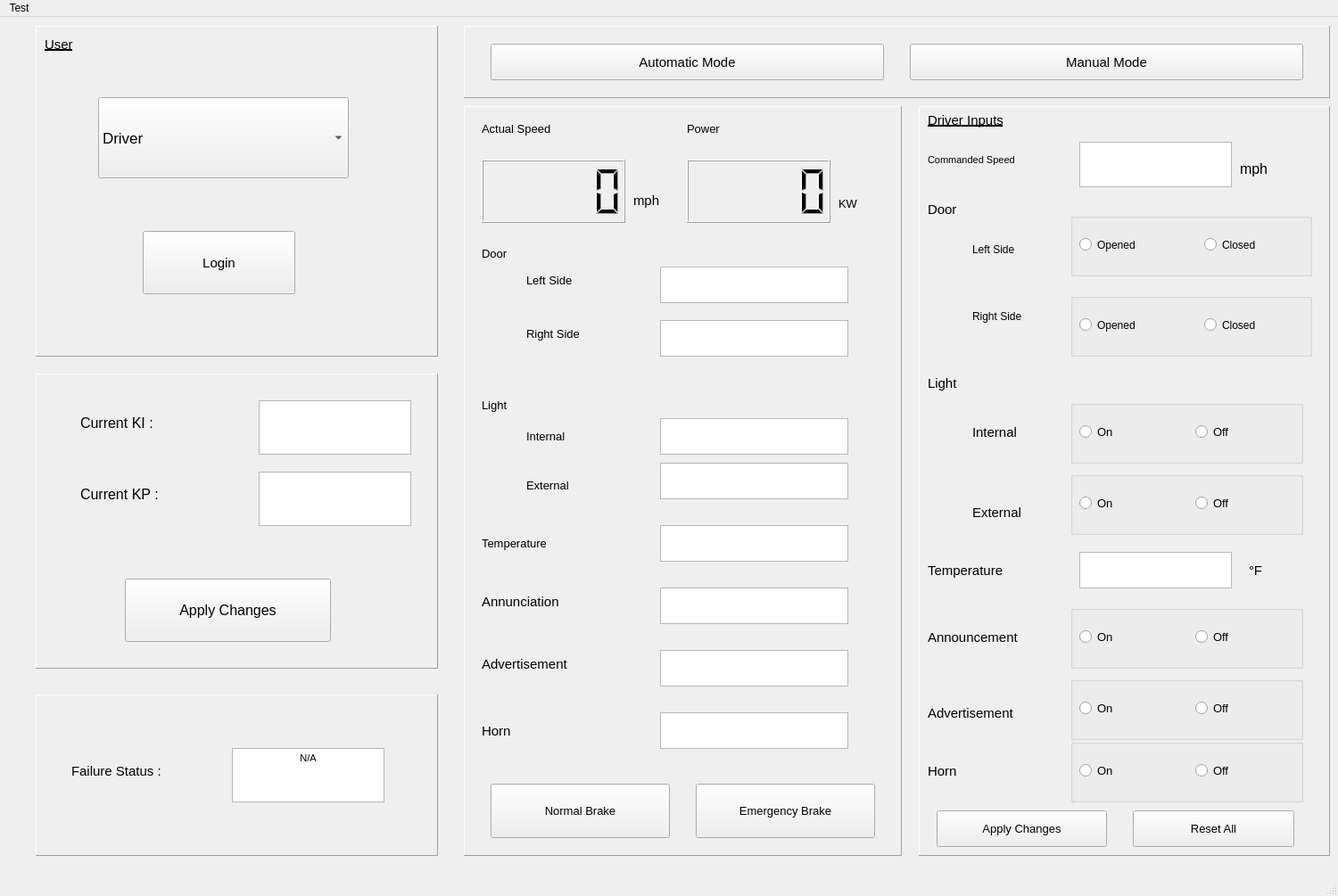
<?xml version="1.0" encoding="UTF-8"?>
<ui version="4.0">
 <class>MainWindow</class>
 <widget class="QMainWindow" name="MainWindow">
  <property name="geometry">
   <rect>
    <x>0</x>
    <y>0</y>
    <width>1500</width>
    <height>1005</height>
   </rect>
  </property>
  <property name="sizePolicy">
   <sizepolicy hsizetype="Preferred" vsizetype="Preferred">
    <horstretch>0</horstretch>
    <verstretch>0</verstretch>
   </sizepolicy>
  </property>
  <property name="windowTitle">
   <string>Train Controller</string>
  </property>
  <property name="locale">
   <locale language="English" country="UnitedStates"/>
  </property>
  <widget class="QWidget" name="centralwidget">
   <widget class="QFrame" name="train_frame">
    <property name="geometry">
     <rect>
      <x>520</x>
      <y>100</y>
      <width>491</width>
      <height>841</height>
     </rect>
    </property>
    <property name="font">
     <font>
      <weight>50</weight>
      <bold>false</bold>
     </font>
    </property>
    <property name="frameShape">
     <enum>QFrame::Panel</enum>
    </property>
    <property name="frameShadow">
     <enum>QFrame::Raised</enum>
    </property>
    <widget class="QLabel" name="FarenheitSymbol">
     <property name="geometry">
      <rect>
       <x>1060</x>
       <y>600</y>
       <width>61</width>
       <height>61</height>
      </rect>
     </property>
     <property name="font">
      <font>
       <pointsize>10</pointsize>
      </font>
     </property>
     <property name="text">
      <string>°F</string>
     </property>
    </widget>
    <widget class="QLCDNumber" name="train_speed">
     <property name="geometry">
      <rect>
       <x>20</x>
       <y>60</y>
       <width>161</width>
       <height>71</height>
      </rect>
     </property>
     <property name="font">
      <font>
       <pointsize>11</pointsize>
      </font>
     </property>
    </widget>
    <widget class="QLabel" name="CurrentSpeedLabel">
     <property name="geometry">
      <rect>
       <x>20</x>
       <y>-10</y>
       <width>201</width>
       <height>71</height>
      </rect>
     </property>
     <property name="font">
      <font>
       <pointsize>10</pointsize>
      </font>
     </property>
     <property name="text">
      <string>Actual Speed</string>
     </property>
    </widget>
    <widget class="QLabel" name="DoorLabel">
     <property name="geometry">
      <rect>
       <x>20</x>
       <y>140</y>
       <width>161</width>
       <height>51</height>
      </rect>
     </property>
     <property name="font">
      <font>
       <pointsize>10</pointsize>
      </font>
     </property>
     <property name="text">
      <string>Door</string>
     </property>
    </widget>
    <widget class="QLabel" name="DoorLeftLabel">
     <property name="geometry">
      <rect>
       <x>70</x>
       <y>170</y>
       <width>201</width>
       <height>51</height>
      </rect>
     </property>
     <property name="font">
      <font>
       <pointsize>10</pointsize>
      </font>
     </property>
     <property name="text">
      <string>Left Side</string>
     </property>
    </widget>
    <widget class="QLabel" name="DoorRightLabel">
     <property name="geometry">
      <rect>
       <x>70</x>
       <y>230</y>
       <width>221</width>
       <height>51</height>
      </rect>
     </property>
     <property name="font">
      <font>
       <pointsize>10</pointsize>
      </font>
     </property>
     <property name="text">
      <string>Right Side</string>
     </property>
    </widget>
    <widget class="QTextBrowser" name="train_left">
     <property name="geometry">
      <rect>
       <x>220</x>
       <y>180</y>
       <width>211</width>
       <height>41</height>
      </rect>
     </property>
     <property name="font">
      <font>
       <pointsize>11</pointsize>
      </font>
     </property>
    </widget>
    <widget class="QTextBrowser" name="train_right">
     <property name="geometry">
      <rect>
       <x>220</x>
       <y>240</y>
       <width>211</width>
       <height>41</height>
      </rect>
     </property>
     <property name="font">
      <font>
       <pointsize>11</pointsize>
      </font>
     </property>
    </widget>
    <widget class="QLabel" name="LightLabel">
     <property name="geometry">
      <rect>
       <x>20</x>
       <y>310</y>
       <width>171</width>
       <height>51</height>
      </rect>
     </property>
     <property name="font">
      <font>
       <pointsize>10</pointsize>
      </font>
     </property>
     <property name="text">
      <string>Light</string>
     </property>
    </widget>
    <widget class="QLabel" name="LightInternalLabel">
     <property name="geometry">
      <rect>
       <x>70</x>
       <y>340</y>
       <width>271</width>
       <height>61</height>
      </rect>
     </property>
     <property name="font">
      <font>
       <pointsize>10</pointsize>
      </font>
     </property>
     <property name="text">
      <string>Internal</string>
     </property>
    </widget>
    <widget class="QTextBrowser" name="train_internal">
     <property name="geometry">
      <rect>
       <x>220</x>
       <y>350</y>
       <width>211</width>
       <height>41</height>
      </rect>
     </property>
     <property name="font">
      <font>
       <pointsize>11</pointsize>
      </font>
     </property>
    </widget>
    <widget class="QTextBrowser" name="train_external">
     <property name="geometry">
      <rect>
       <x>220</x>
       <y>400</y>
       <width>211</width>
       <height>41</height>
      </rect>
     </property>
     <property name="font">
      <font>
       <pointsize>11</pointsize>
      </font>
     </property>
    </widget>
    <widget class="QLabel" name="LightExternalLabel">
     <property name="geometry">
      <rect>
       <x>70</x>
       <y>390</y>
       <width>331</width>
       <height>71</height>
      </rect>
     </property>
     <property name="font">
      <font>
       <pointsize>10</pointsize>
      </font>
     </property>
     <property name="text">
      <string>External</string>
     </property>
    </widget>
    <widget class="QLabel" name="TemperatureLabel">
     <property name="geometry">
      <rect>
       <x>20</x>
       <y>450</y>
       <width>421</width>
       <height>81</height>
      </rect>
     </property>
     <property name="font">
      <font>
       <pointsize>10</pointsize>
      </font>
     </property>
     <property name="text">
      <string>Temperature</string>
     </property>
    </widget>
    <widget class="QTextBrowser" name="train_temp">
     <property name="geometry">
      <rect>
       <x>220</x>
       <y>470</y>
       <width>211</width>
       <height>41</height>
      </rect>
     </property>
     <property name="font">
      <font>
       <pointsize>11</pointsize>
      </font>
     </property>
    </widget>
    <widget class="QLabel" name="AnnunciationLabel">
     <property name="geometry">
      <rect>
       <x>20</x>
       <y>510</y>
       <width>471</width>
       <height>91</height>
      </rect>
     </property>
     <property name="font">
      <font>
       <pointsize>11</pointsize>
      </font>
     </property>
     <property name="text">
      <string>Annunciation</string>
     </property>
    </widget>
    <widget class="QTextBrowser" name="train_annun">
     <property name="geometry">
      <rect>
       <x>220</x>
       <y>540</y>
       <width>211</width>
       <height>41</height>
      </rect>
     </property>
     <property name="font">
      <font>
       <pointsize>11</pointsize>
      </font>
     </property>
    </widget>
    <widget class="QLabel" name="AdvertisementLabel">
     <property name="geometry">
      <rect>
       <x>20</x>
       <y>580</y>
       <width>351</width>
       <height>91</height>
      </rect>
     </property>
     <property name="font">
      <font>
       <pointsize>11</pointsize>
      </font>
     </property>
     <property name="text">
      <string>Advertisement</string>
     </property>
    </widget>
    <widget class="QTextBrowser" name="train_ad">
     <property name="geometry">
      <rect>
       <x>220</x>
       <y>610</y>
       <width>211</width>
       <height>41</height>
      </rect>
     </property>
     <property name="font">
      <font>
       <pointsize>11</pointsize>
      </font>
     </property>
    </widget>
    <widget class="QLabel" name="mph_label">
     <property name="geometry">
      <rect>
       <x>190</x>
       <y>80</y>
       <width>141</width>
       <height>51</height>
      </rect>
     </property>
     <property name="font">
      <font>
       <pointsize>11</pointsize>
      </font>
     </property>
     <property name="text">
      <string>mph</string>
     </property>
    </widget>
    <widget class="QLabel" name="horn_label">
     <property name="geometry">
      <rect>
       <x>20</x>
       <y>660</y>
       <width>381</width>
       <height>81</height>
      </rect>
     </property>
     <property name="font">
      <font>
       <pointsize>11</pointsize>
      </font>
     </property>
     <property name="text">
      <string>Horn</string>
     </property>
    </widget>
    <widget class="QTextBrowser" name="train_horn">
     <property name="geometry">
      <rect>
       <x>220</x>
       <y>680</y>
       <width>211</width>
       <height>41</height>
      </rect>
     </property>
     <property name="font">
      <font>
       <pointsize>11</pointsize>
      </font>
     </property>
    </widget>
    <widget class="QPushButton" name="normal_brake">
     <property name="geometry">
      <rect>
       <x>30</x>
       <y>760</y>
       <width>201</width>
       <height>61</height>
      </rect>
     </property>
     <property name="font">
      <font>
       <pointsize>10</pointsize>
      </font>
     </property>
     <property name="text">
      <string>Normal Brake</string>
     </property>
    </widget>
    <widget class="QPushButton" name="emergency_brake">
     <property name="geometry">
      <rect>
       <x>260</x>
       <y>760</y>
       <width>201</width>
       <height>61</height>
      </rect>
     </property>
     <property name="font">
      <font>
       <pointsize>10</pointsize>
      </font>
     </property>
     <property name="text">
      <string>Emergency Brake</string>
     </property>
    </widget>
    <widget class="QLabel" name="label_2">
     <property name="geometry">
      <rect>
       <x>250</x>
       <y>0</y>
       <width>191</width>
       <height>51</height>
      </rect>
     </property>
     <property name="font">
      <font>
       <pointsize>10</pointsize>
      </font>
     </property>
     <property name="text">
      <string>Power</string>
     </property>
    </widget>
    <widget class="QLCDNumber" name="train_power">
     <property name="geometry">
      <rect>
       <x>250</x>
       <y>60</y>
       <width>161</width>
       <height>71</height>
      </rect>
     </property>
     <property name="font">
      <font>
       <pointsize>11</pointsize>
      </font>
     </property>
    </widget>
    <widget class="QLabel" name="label_4">
     <property name="geometry">
      <rect>
       <x>420</x>
       <y>89</y>
       <width>61</width>
       <height>41</height>
      </rect>
     </property>
     <property name="font">
      <font>
       <pointsize>10</pointsize>
      </font>
     </property>
     <property name="text">
      <string>KW</string>
     </property>
    </widget>
   </widget>
   <widget class="QFrame" name="driver_frame">
    <property name="geometry">
     <rect>
      <x>1030</x>
      <y>100</y>
      <width>461</width>
      <height>841</height>
     </rect>
    </property>
    <property name="frameShape">
     <enum>QFrame::Panel</enum>
    </property>
    <property name="frameShadow">
     <enum>QFrame::Raised</enum>
    </property>
    <widget class="QTextEdit" name="cs_box">
     <property name="geometry">
      <rect>
       <x>180</x>
       <y>40</y>
       <width>171</width>
       <height>51</height>
      </rect>
     </property>
     <property name="sizePolicy">
      <sizepolicy hsizetype="Preferred" vsizetype="Preferred">
       <horstretch>0</horstretch>
       <verstretch>0</verstretch>
      </sizepolicy>
     </property>
     <property name="font">
      <font>
       <pointsize>11</pointsize>
      </font>
     </property>
     <property name="html">
      <string>&lt;!DOCTYPE HTML PUBLIC &quot;-//W3C//DTD HTML 4.0//EN&quot; &quot;http://www.w3.org/TR/REC-html40/strict.dtd&quot;&gt;
&lt;html&gt;&lt;head&gt;&lt;meta name=&quot;qrichtext&quot; content=&quot;1&quot; /&gt;&lt;style type=&quot;text/css&quot;&gt;
p, li { white-space: pre-wrap; }
&lt;/style&gt;&lt;/head&gt;&lt;body style=&quot; font-family:'MS Shell Dlg 2'; font-size:11pt; font-weight:400; font-style:normal;&quot;&gt;
&lt;p style=&quot;-qt-paragraph-type:empty; margin-top:0px; margin-bottom:0px; margin-left:0px; margin-right:0px; -qt-block-indent:0; text-indent:0px; font-size:8.1pt;&quot;&gt;&lt;br /&gt;&lt;/p&gt;&lt;/body&gt;&lt;/html&gt;</string>
     </property>
    </widget>
    <widget class="QLabel" name="CSLabel">
     <property name="geometry">
      <rect>
       <x>10</x>
       <y>20</y>
       <width>131</width>
       <height>81</height>
      </rect>
     </property>
     <property name="font">
      <font>
       <pointsize>8</pointsize>
      </font>
     </property>
     <property name="text">
      <string>Commanded Speed</string>
     </property>
    </widget>
    <widget class="QLabel" name="DoorLabel_2">
     <property name="geometry">
      <rect>
       <x>10</x>
       <y>80</y>
       <width>281</width>
       <height>71</height>
      </rect>
     </property>
     <property name="font">
      <font>
       <pointsize>11</pointsize>
      </font>
     </property>
     <property name="text">
      <string>Door</string>
     </property>
    </widget>
    <widget class="QLabel" name="DoorLeftLabel_2">
     <property name="geometry">
      <rect>
       <x>60</x>
       <y>130</y>
       <width>231</width>
       <height>61</height>
      </rect>
     </property>
     <property name="font">
      <font>
       <pointsize>9</pointsize>
      </font>
     </property>
     <property name="text">
      <string>Left Side</string>
     </property>
    </widget>
    <widget class="QLabel" name="DoorRightLabel_2">
     <property name="geometry">
      <rect>
       <x>60</x>
       <y>200</y>
       <width>261</width>
       <height>71</height>
      </rect>
     </property>
     <property name="font">
      <font>
       <pointsize>9</pointsize>
      </font>
     </property>
     <property name="text">
      <string>Right Side</string>
     </property>
    </widget>
    <widget class="QGroupBox" name="LeftDoorGroupBox">
     <property name="geometry">
      <rect>
       <x>170</x>
       <y>120</y>
       <width>271</width>
       <height>71</height>
      </rect>
     </property>
     <property name="font">
      <font>
       <pointsize>11</pointsize>
      </font>
     </property>
     <property name="title">
      <string/>
     </property>
     <property name="flat">
      <bool>false</bool>
     </property>
     <property name="checkable">
      <bool>false</bool>
     </property>
     <widget class="QRadioButton" name="left_on">
      <property name="geometry">
       <rect>
        <x>10</x>
        <y>10</y>
        <width>131</width>
        <height>51</height>
       </rect>
      </property>
      <property name="sizePolicy">
       <sizepolicy hsizetype="Preferred" vsizetype="Fixed">
        <horstretch>0</horstretch>
        <verstretch>0</verstretch>
       </sizepolicy>
      </property>
      <property name="font">
       <font>
        <pointsize>9</pointsize>
       </font>
      </property>
      <property name="text">
       <string>Opened</string>
      </property>
     </widget>
     <widget class="QRadioButton" name="left_off">
      <property name="geometry">
       <rect>
        <x>150</x>
        <y>10</y>
        <width>111</width>
        <height>51</height>
       </rect>
      </property>
      <property name="sizePolicy">
       <sizepolicy hsizetype="Preferred" vsizetype="Preferred">
        <horstretch>0</horstretch>
        <verstretch>0</verstretch>
       </sizepolicy>
      </property>
      <property name="font">
       <font>
        <pointsize>9</pointsize>
       </font>
      </property>
      <property name="text">
       <string>Closed</string>
      </property>
     </widget>
    </widget>
    <widget class="QGroupBox" name="RightDoorGroupBox">
     <property name="geometry">
      <rect>
       <x>170</x>
       <y>210</y>
       <width>271</width>
       <height>71</height>
      </rect>
     </property>
     <property name="font">
      <font>
       <pointsize>11</pointsize>
      </font>
     </property>
     <property name="title">
      <string/>
     </property>
     <widget class="QRadioButton" name="right_on">
      <property name="geometry">
       <rect>
        <x>10</x>
        <y>10</y>
        <width>131</width>
        <height>51</height>
       </rect>
      </property>
      <property name="sizePolicy">
       <sizepolicy hsizetype="Preferred" vsizetype="Preferred">
        <horstretch>0</horstretch>
        <verstretch>0</verstretch>
       </sizepolicy>
      </property>
      <property name="font">
       <font>
        <pointsize>9</pointsize>
       </font>
      </property>
      <property name="text">
       <string>Opened</string>
      </property>
     </widget>
     <widget class="QRadioButton" name="right_off">
      <property name="geometry">
       <rect>
        <x>150</x>
        <y>10</y>
        <width>111</width>
        <height>51</height>
       </rect>
      </property>
      <property name="sizePolicy">
       <sizepolicy hsizetype="Preferred" vsizetype="Preferred">
        <horstretch>0</horstretch>
        <verstretch>0</verstretch>
       </sizepolicy>
      </property>
      <property name="font">
       <font>
        <pointsize>9</pointsize>
       </font>
      </property>
      <property name="text">
       <string>Closed</string>
      </property>
     </widget>
    </widget>
    <widget class="QLabel" name="LightLabel_2">
     <property name="geometry">
      <rect>
       <x>10</x>
       <y>280</y>
       <width>251</width>
       <height>61</height>
      </rect>
     </property>
     <property name="sizePolicy">
      <sizepolicy hsizetype="Preferred" vsizetype="Preferred">
       <horstretch>0</horstretch>
       <verstretch>0</verstretch>
      </sizepolicy>
     </property>
     <property name="font">
      <font>
       <pointsize>11</pointsize>
      </font>
     </property>
     <property name="locale">
      <locale language="English" country="UnitedStates"/>
     </property>
     <property name="text">
      <string>Light</string>
     </property>
    </widget>
    <widget class="QLabel" name="LightInternalLabel_2">
     <property name="geometry">
      <rect>
       <x>60</x>
       <y>330</y>
       <width>291</width>
       <height>71</height>
      </rect>
     </property>
     <property name="font">
      <font>
       <pointsize>11</pointsize>
      </font>
     </property>
     <property name="text">
      <string>Internal</string>
     </property>
    </widget>
    <widget class="QLabel" name="LightExternalLabel_2">
     <property name="geometry">
      <rect>
       <x>60</x>
       <y>410</y>
       <width>281</width>
       <height>91</height>
      </rect>
     </property>
     <property name="font">
      <font>
       <pointsize>11</pointsize>
      </font>
     </property>
     <property name="text">
      <string>External</string>
     </property>
    </widget>
    <widget class="QGroupBox" name="InternalLightGroupBox">
     <property name="geometry">
      <rect>
       <x>170</x>
       <y>330</y>
       <width>261</width>
       <height>71</height>
      </rect>
     </property>
     <property name="font">
      <font>
       <pointsize>11</pointsize>
      </font>
     </property>
     <property name="title">
      <string/>
     </property>
     <widget class="QRadioButton" name="internal_on">
      <property name="geometry">
       <rect>
        <x>10</x>
        <y>10</y>
        <width>101</width>
        <height>51</height>
       </rect>
      </property>
      <property name="font">
       <font>
        <pointsize>10</pointsize>
       </font>
      </property>
      <property name="text">
       <string>On</string>
      </property>
     </widget>
     <widget class="QRadioButton" name="internal_off">
      <property name="geometry">
       <rect>
        <x>140</x>
        <y>10</y>
        <width>111</width>
        <height>51</height>
       </rect>
      </property>
      <property name="font">
       <font>
        <pointsize>10</pointsize>
       </font>
      </property>
      <property name="text">
       <string>Off</string>
      </property>
     </widget>
    </widget>
    <widget class="QGroupBox" name="ExternalLightGroupBox">
     <property name="geometry">
      <rect>
       <x>170</x>
       <y>410</y>
       <width>261</width>
       <height>71</height>
      </rect>
     </property>
     <property name="font">
      <font>
       <pointsize>11</pointsize>
      </font>
     </property>
     <property name="title">
      <string/>
     </property>
     <widget class="QRadioButton" name="external_on">
      <property name="geometry">
       <rect>
        <x>10</x>
        <y>10</y>
        <width>111</width>
        <height>51</height>
       </rect>
      </property>
      <property name="font">
       <font>
        <pointsize>10</pointsize>
       </font>
      </property>
      <property name="text">
       <string>On</string>
      </property>
     </widget>
     <widget class="QRadioButton" name="external_off">
      <property name="geometry">
       <rect>
        <x>140</x>
        <y>10</y>
        <width>101</width>
        <height>51</height>
       </rect>
      </property>
      <property name="font">
       <font>
        <pointsize>10</pointsize>
       </font>
      </property>
      <property name="text">
       <string>Off</string>
      </property>
     </widget>
    </widget>
    <widget class="QLabel" name="label">
     <property name="geometry">
      <rect>
       <x>10</x>
       <y>470</y>
       <width>281</width>
       <height>101</height>
      </rect>
     </property>
     <property name="font">
      <font>
       <pointsize>11</pointsize>
      </font>
     </property>
     <property name="text">
      <string>Temperature</string>
     </property>
    </widget>
    <widget class="QTextEdit" name="temperature_box">
     <property name="geometry">
      <rect>
       <x>180</x>
       <y>500</y>
       <width>171</width>
       <height>41</height>
      </rect>
     </property>
     <property name="font">
      <font>
       <pointsize>11</pointsize>
      </font>
     </property>
    </widget>
    <widget class="QLabel" name="FarenheitSymbol_2">
     <property name="geometry">
      <rect>
       <x>370</x>
       <y>500</y>
       <width>71</width>
       <height>41</height>
      </rect>
     </property>
     <property name="font">
      <font>
       <pointsize>11</pointsize>
      </font>
     </property>
     <property name="text">
      <string>°F</string>
     </property>
    </widget>
    <widget class="QLabel" name="AnnunciationLabel_2">
     <property name="geometry">
      <rect>
       <x>10</x>
       <y>540</y>
       <width>311</width>
       <height>111</height>
      </rect>
     </property>
     <property name="font">
      <font>
       <pointsize>11</pointsize>
      </font>
     </property>
     <property name="text">
      <string>Announcement</string>
     </property>
    </widget>
    <widget class="QLabel" name="AdvertisementLabel_2">
     <property name="geometry">
      <rect>
       <x>10</x>
       <y>630</y>
       <width>331</width>
       <height>101</height>
      </rect>
     </property>
     <property name="font">
      <font>
       <pointsize>11</pointsize>
      </font>
     </property>
     <property name="text">
      <string>Advertisement</string>
     </property>
    </widget>
    <widget class="QGroupBox" name="AnnunciationGroupBox">
     <property name="geometry">
      <rect>
       <x>170</x>
       <y>560</y>
       <width>261</width>
       <height>71</height>
      </rect>
     </property>
     <property name="font">
      <font>
       <pointsize>11</pointsize>
      </font>
     </property>
     <property name="title">
      <string/>
     </property>
     <widget class="QRadioButton" name="annun_on">
      <property name="geometry">
       <rect>
        <x>10</x>
        <y>10</y>
        <width>101</width>
        <height>51</height>
       </rect>
      </property>
      <property name="font">
       <font>
        <pointsize>10</pointsize>
       </font>
      </property>
      <property name="text">
       <string>On</string>
      </property>
     </widget>
     <widget class="QRadioButton" name="annun_off">
      <property name="geometry">
       <rect>
        <x>140</x>
        <y>10</y>
        <width>111</width>
        <height>51</height>
       </rect>
      </property>
      <property name="font">
       <font>
        <pointsize>10</pointsize>
       </font>
      </property>
      <property name="text">
       <string>Off</string>
      </property>
     </widget>
    </widget>
    <widget class="QGroupBox" name="AdvertisementGroupBox">
     <property name="geometry">
      <rect>
       <x>170</x>
       <y>640</y>
       <width>261</width>
       <height>71</height>
      </rect>
     </property>
     <property name="font">
      <font>
       <pointsize>10</pointsize>
      </font>
     </property>
     <property name="title">
      <string/>
     </property>
     <widget class="QRadioButton" name="ad_on">
      <property name="geometry">
       <rect>
        <x>10</x>
        <y>10</y>
        <width>101</width>
        <height>51</height>
       </rect>
      </property>
      <property name="text">
       <string>On</string>
      </property>
     </widget>
     <widget class="QRadioButton" name="ad_off">
      <property name="geometry">
       <rect>
        <x>140</x>
        <y>10</y>
        <width>111</width>
        <height>51</height>
       </rect>
      </property>
      <property name="text">
       <string>Off</string>
      </property>
     </widget>
    </widget>
    <widget class="QPushButton" name="apply_button">
     <property name="geometry">
      <rect>
       <x>20</x>
       <y>790</y>
       <width>191</width>
       <height>41</height>
      </rect>
     </property>
     <property name="font">
      <font>
       <pointsize>10</pointsize>
      </font>
     </property>
     <property name="text">
      <string>Apply Changes</string>
     </property>
    </widget>
    <widget class="QLabel" name="MphLabel_2">
     <property name="geometry">
      <rect>
       <x>360</x>
       <y>40</y>
       <width>71</width>
       <height>61</height>
      </rect>
     </property>
     <property name="font">
      <font>
       <pointsize>12</pointsize>
      </font>
     </property>
     <property name="text">
      <string>mph</string>
     </property>
    </widget>
    <widget class="QPushButton" name="reset_button">
     <property name="geometry">
      <rect>
       <x>240</x>
       <y>790</y>
       <width>181</width>
       <height>41</height>
      </rect>
     </property>
     <property name="font">
      <font>
       <pointsize>10</pointsize>
      </font>
     </property>
     <property name="text">
      <string>Reset All</string>
     </property>
    </widget>
    <widget class="QLabel" name="label_3">
     <property name="geometry">
      <rect>
       <x>10</x>
       <y>-10</y>
       <width>231</width>
       <height>51</height>
      </rect>
     </property>
     <property name="font">
      <font>
       <pointsize>11</pointsize>
       <underline>true</underline>
      </font>
     </property>
     <property name="text">
      <string>Driver Inputs</string>
     </property>
    </widget>
    <widget class="QLabel" name="horn_label_2">
     <property name="geometry">
      <rect>
       <x>10</x>
       <y>710</y>
       <width>201</width>
       <height>71</height>
      </rect>
     </property>
     <property name="font">
      <font>
       <pointsize>11</pointsize>
      </font>
     </property>
     <property name="text">
      <string>Horn</string>
     </property>
    </widget>
    <widget class="QGroupBox" name="horn_group_box">
     <property name="geometry">
      <rect>
       <x>170</x>
       <y>710</y>
       <width>261</width>
       <height>71</height>
      </rect>
     </property>
     <property name="title">
      <string/>
     </property>
     <widget class="QRadioButton" name="horn_on">
      <property name="geometry">
       <rect>
        <x>10</x>
        <y>10</y>
        <width>101</width>
        <height>51</height>
       </rect>
      </property>
      <property name="font">
       <font>
        <pointsize>10</pointsize>
       </font>
      </property>
      <property name="text">
       <string>On</string>
      </property>
     </widget>
     <widget class="QRadioButton" name="horn_off">
      <property name="geometry">
       <rect>
        <x>140</x>
        <y>10</y>
        <width>111</width>
        <height>51</height>
       </rect>
      </property>
      <property name="font">
       <font>
        <pointsize>10</pointsize>
       </font>
      </property>
      <property name="text">
       <string>Off</string>
      </property>
     </widget>
    </widget>
   </widget>
   <widget class="QFrame" name="failure_frame">
    <property name="geometry">
     <rect>
      <x>40</x>
      <y>760</y>
      <width>451</width>
      <height>181</height>
     </rect>
    </property>
    <property name="font">
     <font>
      <pointsize>10</pointsize>
     </font>
    </property>
    <property name="frameShape">
     <enum>QFrame::Panel</enum>
    </property>
    <property name="frameShadow">
     <enum>QFrame::Raised</enum>
    </property>
    <widget class="QLabel" name="FailureStatusLabel">
     <property name="geometry">
      <rect>
       <x>40</x>
       <y>40</y>
       <width>271</width>
       <height>91</height>
      </rect>
     </property>
     <property name="font">
      <font>
       <pointsize>11</pointsize>
      </font>
     </property>
     <property name="frameShape">
      <enum>QFrame::NoFrame</enum>
     </property>
     <property name="text">
      <string>Failure Status :</string>
     </property>
    </widget>
    <widget class="QTextBrowser" name="failure_output">
     <property name="geometry">
      <rect>
       <x>220</x>
       <y>60</y>
       <width>171</width>
       <height>61</height>
      </rect>
     </property>
     <property name="font">
      <font>
       <pointsize>24</pointsize>
      </font>
     </property>
     <property name="html">
      <string>&lt;!DOCTYPE HTML PUBLIC &quot;-//W3C//DTD HTML 4.0//EN&quot; &quot;http://www.w3.org/TR/REC-html40/strict.dtd&quot;&gt;
&lt;html&gt;&lt;head&gt;&lt;meta name=&quot;qrichtext&quot; content=&quot;1&quot; /&gt;&lt;style type=&quot;text/css&quot;&gt;
p, li { white-space: pre-wrap; }
&lt;/style&gt;&lt;/head&gt;&lt;body style=&quot; font-family:'MS Shell Dlg 2'; font-size:24pt; font-weight:400; font-style:normal;&quot;&gt;
&lt;p align=&quot;center&quot; style=&quot; margin-top:0px; margin-bottom:0px; margin-left:0px; margin-right:0px; -qt-block-indent:0; text-indent:0px;&quot;&gt;&lt;span style=&quot; font-size:8.1pt;&quot;&gt;N/A&lt;/span&gt;&lt;/p&gt;&lt;/body&gt;&lt;/html&gt;</string>
     </property>
    </widget>
   </widget>
   <widget class="QFrame" name="engineer_frame">
    <property name="geometry">
     <rect>
      <x>40</x>
      <y>400</y>
      <width>451</width>
      <height>331</height>
     </rect>
    </property>
    <property name="font">
     <font>
      <pointsize>12</pointsize>
     </font>
    </property>
    <property name="frameShape">
     <enum>QFrame::Panel</enum>
    </property>
    <property name="frameShadow">
     <enum>QFrame::Raised</enum>
    </property>
    <widget class="QLabel" name="KILabel">
     <property name="geometry">
      <rect>
       <x>50</x>
       <y>30</y>
       <width>131</width>
       <height>51</height>
      </rect>
     </property>
     <property name="font">
      <font>
       <pointsize>12</pointsize>
      </font>
     </property>
     <property name="text">
      <string>Current KI :</string>
     </property>
    </widget>
    <widget class="QLabel" name="KPLabel">
     <property name="geometry">
      <rect>
       <x>50</x>
       <y>110</y>
       <width>191</width>
       <height>51</height>
      </rect>
     </property>
     <property name="font">
      <font>
       <pointsize>12</pointsize>
      </font>
     </property>
     <property name="text">
      <string>Current KP :</string>
     </property>
    </widget>
    <widget class="QPushButton" name="engineer_apply_button">
     <property name="geometry">
      <rect>
       <x>100</x>
       <y>230</y>
       <width>231</width>
       <height>71</height>
      </rect>
     </property>
     <property name="text">
      <string>Apply Changes</string>
     </property>
    </widget>
    <widget class="QTextEdit" name="ki_box">
     <property name="geometry">
      <rect>
       <x>250</x>
       <y>30</y>
       <width>171</width>
       <height>61</height>
      </rect>
     </property>
    </widget>
    <widget class="QTextEdit" name="kp_box">
     <property name="geometry">
      <rect>
       <x>250</x>
       <y>110</y>
       <width>171</width>
       <height>61</height>
      </rect>
     </property>
    </widget>
   </widget>
   <widget class="QFrame" name="UserFrame">
    <property name="geometry">
     <rect>
      <x>40</x>
      <y>10</y>
      <width>451</width>
      <height>371</height>
     </rect>
    </property>
    <property name="frameShape">
     <enum>QFrame::Panel</enum>
    </property>
    <property name="frameShadow">
     <enum>QFrame::Raised</enum>
    </property>
    <widget class="QLabel" name="UserLabel">
     <property name="geometry">
      <rect>
       <x>10</x>
       <y>0</y>
       <width>151</width>
       <height>41</height>
      </rect>
     </property>
     <property name="font">
      <font>
       <pointsize>11</pointsize>
       <underline>true</underline>
      </font>
     </property>
     <property name="text">
      <string>User</string>
     </property>
    </widget>
    <widget class="QComboBox" name="user_cb">
     <property name="geometry">
      <rect>
       <x>70</x>
       <y>80</y>
       <width>281</width>
       <height>91</height>
      </rect>
     </property>
     <property name="font">
      <font>
       <pointsize>13</pointsize>
      </font>
     </property>
     <item>
      <property name="text">
       <string>Driver</string>
      </property>
     </item>
     <item>
      <property name="text">
       <string>Train Controller Engineer</string>
      </property>
     </item>
    </widget>
    <widget class="QPushButton" name="login_button">
     <property name="geometry">
      <rect>
       <x>120</x>
       <y>230</y>
       <width>171</width>
       <height>71</height>
      </rect>
     </property>
     <property name="font">
      <font>
       <pointsize>11</pointsize>
      </font>
     </property>
     <property name="text">
      <string>Login</string>
     </property>
    </widget>
   </widget>
   <widget class="QFrame" name="button_frame">
    <property name="geometry">
     <rect>
      <x>520</x>
      <y>10</y>
      <width>971</width>
      <height>81</height>
     </rect>
    </property>
    <property name="frameShape">
     <enum>QFrame::Panel</enum>
    </property>
    <property name="frameShadow">
     <enum>QFrame::Raised</enum>
    </property>
    <widget class="QPushButton" name="automatic_button">
     <property name="geometry">
      <rect>
       <x>30</x>
       <y>20</y>
       <width>441</width>
       <height>41</height>
      </rect>
     </property>
     <property name="font">
      <font>
       <pointsize>11</pointsize>
      </font>
     </property>
     <property name="text">
      <string>Automatic Mode</string>
     </property>
     <property name="autoDefault">
      <bool>false</bool>
     </property>
     <property name="default">
      <bool>false</bool>
     </property>
    </widget>
    <widget class="QPushButton" name="manual_button">
     <property name="geometry">
      <rect>
       <x>500</x>
       <y>20</y>
       <width>441</width>
       <height>41</height>
      </rect>
     </property>
     <property name="sizePolicy">
      <sizepolicy hsizetype="Preferred" vsizetype="Preferred">
       <horstretch>0</horstretch>
       <verstretch>0</verstretch>
      </sizepolicy>
     </property>
     <property name="font">
      <font>
       <pointsize>11</pointsize>
      </font>
     </property>
     <property name="text">
      <string>Manual Mode</string>
     </property>
    </widget>
   </widget>
  </widget>
  <widget class="QMenuBar" name="menubar">
   <property name="geometry">
    <rect>
     <x>0</x>
     <y>0</y>
     <width>1500</width>
     <height>20</height>
    </rect>
   </property>
   <widget class="QMenu" name="test_menu">
    <property name="title">
     <string>Test</string>
    </property>
    <addaction name="test_program"/>
   </widget>
   <addaction name="test_menu"/>
  </widget>
  <widget class="QStatusBar" name="statusbar"/>
  <action name="test_program">
   <property name="text">
    <string>Test Program</string>
   </property>
  </action>
 </widget>
 <resources/>
 <connections/>
</ui>
